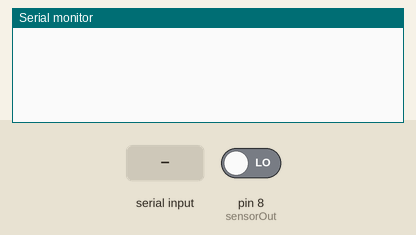
Recording of a sketch running on a simulated Arduino Leonardo, built with avr-gcc and run on an emulated ATmega32U4. On the bench: the last lines printed to the serial monitor. The inputs (shaded band) are chosen by the test bench; at power-on: pin 8 (sensorOut) LOW.

Above: at 0.9 s.
1.0 s: "90,45\n" received over Serial
At 1.6 s:
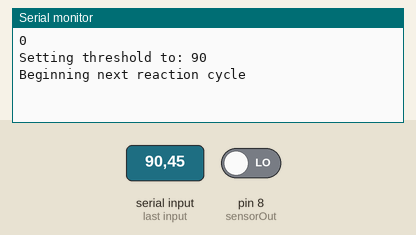
At 5.3 s:
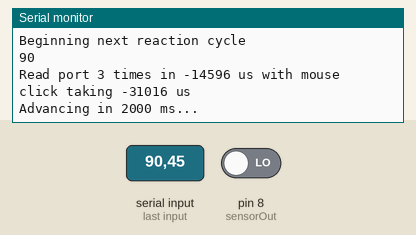

The sketch:

testVisualDelay.ino
```cpp
#include <Mouse.h>

#define S0 4
#define S1 5
#define S2 6
#define S3 7
#define sensorOut 8

int frequency = 0;
int threshold = 0;

void setup() {
  pinMode(S0, OUTPUT);
  pinMode(S1, OUTPUT);
  pinMode(S2, OUTPUT);
  pinMode(S3, OUTPUT);
  pinMode(sensorOut, INPUT);

  // Setting frequency-scaling to 20%
  digitalWrite(S0,HIGH);
  digitalWrite(S1,LOW);
  // Setting Green filtered photodiodes to be read
  digitalWrite(S2,HIGH);
  digitalWrite(S3,HIGH);

  Serial.begin(9600);

  while (Serial.available() == 0) {
    frequency = pulseIn(sensorOut, LOW);
    Serial.println(frequency);
    delay(150);
  }
  threshold = Serial.parseInt();
  Serial.print("Setting threshold to: ");
  Serial.println(threshold, DEC);
}

void loop() {
  Serial.println("Beginning next reaction cycle");
  Mouse.click();
  int start = micros();
  int reads = 0;
  int detections = 0;
  while (detections < 3) {
    reads += 1;
    frequency = pulseIn(sensorOut, LOW);
    if (frequency < threshold) {
      detections += 1;
    } else {
      detections = 0;
    }

  }
  int finish = micros();
  delay(100);
  Mouse.click();
  int mouseFinish = micros();
  Serial.println(threshold);
  Serial.print("Read port ");
  Serial.print(reads);
  Serial.print(" times in ");
  Serial.print(finish - start);
  Serial.print(" us with mouse click taking ");
  Serial.print(mouseFinish - finish);
  Serial.println(" us");
  Serial.println("Advancing in 2000 ms...");
  Serial.println();
  delay(2000);
}
```

Measured:
- after the input at 1.0 s, the serial monitor: prints a new line after 0.15 s (image 1)
